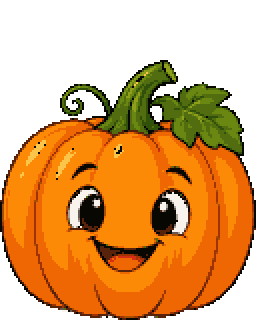
#> input picture tools/art/source/Obstacles/pumpkin.png, 256 x 320 px, found by its file name; the run also reads 1 picture not shown here
$ python garden.py
#> lines starting #> are read from the running program, lines starting #| are printed output that depends on the picture
### tools/art/kit.py
"""
Drawing kit for the code-drawn sprites: toy plastic shapes with a lit top-left and a shaded bottom-right,
brick studs, wood, gears, little mice with hats. Pictures are drawn at game size (64 px per tile) with
rough colours; restyle.py maps them to the night palette and adds the black outline afterwards, so
nothing here draws outlines on the silhouette (dark "ink" lines inside are fine: luminance < 0.2 turns
pure outline-black).

    from kit import *
    img, d = canvas(64, 64)
    baseplate(img, d); box(d, (10, 10, 54, 54), RED); save(img, "Buildings/x.png")
"""
import math
import os
from PIL import Image, ImageDraw

HERE = os.path.dirname(os.path.abspath(__file__))
SOURCE = os.path.join(HERE, "source")
# Sprites the user has finished by hand: no script may write over them (source or game sprite).
HAND_EDITED = set()

# Rough toy colours (restyle picks the nearest palette colour after muting them).
RED = (214, 64, 70)
BLUE = (70, 120, 210)
YELLOW = (246, 196, 72)
GREEN = (96, 170, 84)
ORANGE = (232, 130, 52)
PURPLE = (150, 96, 180)
TEAL = (70, 170, 150)
WHITE = (236, 238, 244)
GREY = (150, 154, 170)
DARK = (70, 72, 90)
WOOD = (176, 122, 70)
CHEESE = (246, 200, 80)
PINK = (236, 140, 150)
MOUSE = (176, 176, 190)
INK = (20, 16, 28)        # turns into outline black
GLASS = (70, 150, 255)
CELL = (96, 108, 140)     # battery casing (darker colours would turn into outline black)
BASE = (96, 150, 92)      # the green baseplate every factory stands on


def canvas(w, h):
    img = Image.new("RGBA", (w, h), (0, 0, 0, 0))
    return img, ImageDraw.Draw(img)


def save(img, rel):
    path = os.path.join(SOURCE, rel)
    os.makedirs(os.path.dirname(path), exist_ok=True)
    img.save(path)


def tint(c, k):
    """k > 0 lightens towards white, k < 0 darkens."""
    if k >= 0:
        return tuple(int(v + (255 - v) * k) for v in c[:3])
    return tuple(int(v * (1 + k)) for v in c[:3])


# [122 lines left out: functions box, disc, stud, studs, baseplate, wood and 3 more, not called in this run]


def part(w, h):
    """A canvas for a moving part (drawn centred on its anchor)."""
    return canvas(w, h)


# ---- mice (units): seen from above, nose to the east (the game turns them the way they go) ----

CELL = 48          # unit sheet cell (UI/UnitSheets.CellSize)
FEET = CELL - 6    # upright units: where the feet touch the ground (UnitSheets.FeetY)
FUR = MOUSE
BELLY = (214, 212, 222)
TAIL = (200, 100, 125)     # darker pink than the ears, so it reads against the floor

# walk steps: (left foot ahead, right foot ahead, arm swing, tail wiggle) in pixels along the nose
STRIDE = [(6, -12, -3, 2), (-4, -4, 0, 0), (-12, 6, 3, -2), (-4, -4, 0, 0)]
IDLE_FEET = (2, 2)       # standing: both feet under the body, toes just peeking out at the sides


# [75 lines left out: functions topdown_mouse, strip_sheet, not called in this run]


UPRIGHT_ROWS = {"toward": "south", "away": "north", "side": "east"}


# [41 lines left out: functions pixellab_upright, write_pixellab_upright, unit_sheet, not called in this run]

### tools/art/garden.py
"""
The garden map (MapTheme.Garden): the lawn, the gravel path through the middle, the flower beds along the
borders and the giant plants lying about. Pictures go to tools/art/source; restyle.py gives them the
night palette (tiles without outlines, plants with).

  Tiles/grass.png        1024x512: the lawn, repeats every 16x8 tiles (like the floorboards)
  Tiles/clover.png       192x24: six clovers and two clover flowers, laid in patches on the lawn by UI/Lawn
  Tiles/garden_path.png  256x256: cobbles in dark soil, repeats every 4x4 tiles (the hall)
  Tiles/dirt.png         576x192: three patches of bare soil, laid on the lawn by UI/FloorDecor
  Tiles/hedge.png        256x256: a trimmed hedge from above, repeats every 4x4 tiles (the walls)
  Obstacles/pumpkin.png, sunflower.png, cabbage.png, carrot.png, flowers.png: footprint + one tile on top
  Obstacles/plantbed.png 320x320: dug soil with stones, drawn under each plant (footprint + half a tile round)
  (seen slanted from above, like the toys: ObstacleView draws one tile of overhang)

    python tools/art/garden.py && python tools/art/restyle.py <the files it lists>
"""
import math
import os
import random
import sys

sys.path.insert(0, os.path.dirname(os.path.abspath(__file__)))
from kit import *  # noqa: E402,F403

T = 64
WRITTEN = []
GRASS = (92, 160, 74)
LEAF = (78, 150, 70)


def out(img, rel):
    if rel in HAND_EDITED:
        return
    save(img, rel)
    WRITTEN.append(rel)


def wrap_ellipse(d, w, h, box, fill):
    """An ellipse drawn again across the edges, so the picture repeats without a seam."""
    x0, y0, x1, y1 = box
    for dx in (-w, 0, w):
        for dy in (-h, 0, h):
            d.ellipse((x0 + dx, y0 + dy, x1 + dx, y1 + dy), fill=fill)


def grass():
    w, h = 16 * T, 8 * T
    rnd = random.Random(11)
    img = Image.new("RGBA", (w, h), (*GRASS, 255))
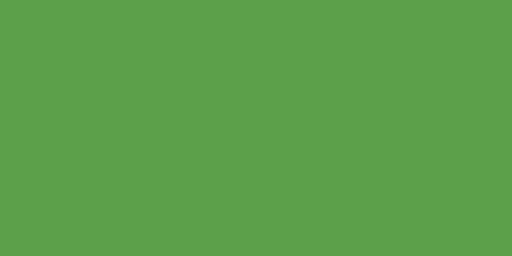
#> img: PIL image 1024x512 RGBA (shown at 1/2 size); mean R, G, B, A 92, 160, 74, 255
    d = ImageDraw.Draw(img)
    # faint mowing stripes, two tiles wide
    for x in range(0, w, 4 * T):
        d.rectangle((x, 0, x + 2 * T - 1, h - 1), fill=tint(GRASS, 0.05))
    # darker and lighter patches
    for _ in range(140):
        cx, cy, r = rnd.randrange(w), rnd.randrange(h), rnd.randrange(10, 40)
        wrap_ellipse(d, w, h, (cx - r, cy - r // 2, cx + r, cy + r // 2), tint(GRASS, rnd.choice((-0.12, -0.08, 0.08))))
#> this loop made 140 passes
#> (x0 in wrap_ellipse, y0 in wrap_ellipse, x1 in wrap_ellipse, y1 in wrap_ellipse) on passes 1 to 8: (902, 464, 950, 488), (353, 172, 423, 206), (961, 184, 987, 196), (609, 139, 633, 151), (61, 393, 109, 417), (286, -3, 358, 33), (118, 55, 140, 65), (461, 13, 529, 47)
    # blades: short strokes, lighter on top
    for _ in range(9000):
        x, y = rnd.randrange(w), rnd.randrange(h)
        lean = rnd.choice((-1, 0, 1))
        color = tint(GRASS, rnd.choice((-0.25, -0.15, 0.15, 0.25)))
        for dx in (0, -w):                       # strokes over the edge go on at the other side
            for dy in (0, h):
                d.line((x + dx, y + dy, x + dx + lean, y + dy - 3), fill=color)
#> this loop made 9000 passes
#> (x, y, lean, color) on passes 1 to 3: (985, 150, -1, (78, 136, 62)), (235, 208, -1, (78, 136, 62)), (579, 97, 1, (69, 120, 55))
    # clover and a few daisies
    for _ in range(60):
        x, y = rnd.randrange(w), rnd.randrange(h)
        for a in range(3):
            ang = a * 2.1
            px, py = int(x + 3 * math.cos(ang)) % w, int(y + 3 * math.sin(ang)) % h
            d.ellipse((px - 2, py - 2, px + 2, py + 2), fill=tint(GRASS, -0.2))
#> this loop made 60 passes
#> (x, y) on passes 1 to 8: (566, 260), (348, 371), (246, 170), (864, 210), (113, 26), (665, 207), (474, 239), (894, 244)
    for _ in range(45):
        x, y = rnd.randrange(4, w - 4), rnd.randrange(4, h - 4)
        for a in range(6):
            ang = a * math.pi / 3
            d.point((x + round(2 * math.cos(ang)), y + round(2 * math.sin(ang))), fill=WHITE)
        d.point((x, y), fill=YELLOW)
#> this loop made 45 passes
#> (x, y) on passes 1 to 8: (498, 116), (387, 49), (891, 220), (707, 305), (343, 257), (670, 212), (356, 17), (190, 168)
    out(img, "Tiles/grass.png")


# Clover colours from the restyle palette (clover.png keeps them: VIVID), so the leaves don't turn teal.
CLOVER = ((95, 154, 69), (156, 196, 102), (35, 64, 42))   # leaf, light vein and glint, dark rim and notches


def clover_leaf(d, cx, cy, r, rnd):
    """A clover seen from above, like the user's picture: three or four round leaflets with notches between them."""
    leaves = 4 if rnd.random() < 0.3 else 3
    turn = rnd.uniform(0, math.tau)
    leaf, light, dark = CLOVER
    for grow, fill in ((1.5, dark), (0, leaf)):
        for k in range(leaves):
            a = turn + k * math.tau / leaves
            lx, ly = cx + r * 0.5 * math.cos(a), cy + r * 0.5 * math.sin(a)
            lr = r * 0.5 + grow
            d.ellipse((lx - lr, ly - lr, lx + lr, ly + lr), fill=fill)
    for k in range(leaves):
        a = turn + (k + 0.5) * math.tau / leaves                    # the notch between two leaflets
        d.line((cx, cy, cx + r * math.cos(a), cy + r * math.sin(a)), fill=dark)
        a = turn + k * math.tau / leaves                            # the fold down the middle of each leaflet
        d.line((cx + 1.5 * math.cos(a), cy + 1.5 * math.sin(a), cx + r * 0.7 * math.cos(a), cy + r * 0.7 * math.sin(a)), fill=light)


def clover_flower(d, cx, cy):
    """A little white clover flower: five petals round a yellow eye (palette colours, like the leaves)."""
    for k in range(5):
        a = k * math.tau / 5
        px, py = cx + 2.5 * math.cos(a), cy + 2.5 * math.sin(a)
        d.ellipse((px - 2.5, py - 2.5, px + 2.5, py + 2.5), fill=(196, 198, 212))
        d.ellipse((px - 2, py - 2, px + 2, py + 2), fill=(255, 243, 196))
    d.ellipse((cx - 1.5, cy - 1.5, cx + 1.5, cy + 1.5), fill=(242, 182, 74))


def clover():
    """
    Clover lying on the lawn (UI/Lawn spreads it in patches over the tiles): six clovers of different sizes, three
    or four leaflets, then two white clover flowers, each in a 24x24 cell (Lawn.SpriteSize) of a strip.
    """
    cell = 24
    img, d = canvas(8 * cell, cell)
    rnd = random.Random(23)
    for k, r in enumerate((6, 7, 8, 9, 10, 10)):
        clover_leaf(d, k * cell + cell / 2, cell / 2, r, rnd)
#> this loop made 6 passes
#> turn in clover_leaf on passes 1 to 6: 5.96, 0.525, 2.66, 0.819, 2.79, 2.86
    clover_flower(d, 6 * cell + cell / 2, cell / 2)
#> the loop in clover_flower, `for k in range(5):` made 5 passes
#> (a, px, py) on passes 1 to 2: (0, 158.5, 12), (1.26, 156.8, 14.38)
    clover_leaf(d, 7 * cell + cell / 2 - 3, cell / 2 + 3, 6, rnd)        # a flower peeking out of a clover
    clover_flower(d, 7 * cell + cell / 2 + 3, cell / 2 - 3)
    out(img, "Tiles/clover.png")
#> in path, `img = img.resize((w * 2, h * 2), Image.NEAREST)`:
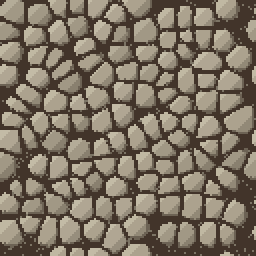
#> img: PIL image 256x256 RGBA; mean R, G, B, A 127.1, 116.1, 100.5, 255


def dirt():
    """
    Bare soil on the lawn (UI/FloorDecor puts a few patches in each room): three uneven patches side by side, each
    192x192 (drawn stretched over 2x2 to 3x3 tiles), with crumbs, a few pebbles and grass reaching in at the edge.
    Drawn at half size and blown up with hard pixels.
    """
    size = 3 * T // 2
    sheet = Image.new("RGBA", (3 * size * 2, size * 2))
#> sheet: PIL image 576x192 RGBA; every value is 0
    for v in range(3):
        rnd = random.Random(40 + v)
        img, d = canvas(size, size)
        soil, dry, wet = (122, 82, 54), (150, 108, 70), (87, 57, 44)
        c = size / 2
        pts = []
        for k in range(40):                                     # an uneven, lumpy edge
            a = k * math.tau / 40
            r = c * (0.8 + 0.08 * math.sin(a * 2 + v) + 0.04 * math.sin(a * 5 + 2 * v) + rnd.uniform(-0.03, 0.03))
            pts.append((c + r * math.cos(a), c + r * math.sin(a)))
        d.polygon(pts, fill=wet)
        d.polygon([(c + (x - c) * 0.9, c + (y - c) * 0.9 - 1) for x, y in pts], fill=soil)
        for _ in range(5):                                      # drier, lighter spots
            x, y, r = rnd.uniform(c * 0.5, c * 1.5), rnd.uniform(c * 0.5, c * 1.5), rnd.uniform(4, 9)
            d.ellipse((x - r, y - r * 0.7, x + r, y + r * 0.7), fill=dry)
        inside = [(x, y) for x in range(size) for y in range(size)
                  if img.getpixel((x, y))[3] and img.getpixel((x, y))[:3] != wet]
        for x, y in rnd.sample(inside, 90):                     # crumbs
            img.putpixel((x, y), (*rnd.choice((wet, dry, tint(soil, 0.2))), 255))
        for x, y in rnd.sample(inside, 6):                      # pebbles
            d.ellipse((x - 2, y - 1, x + 2, y + 2), fill=(110, 110, 128))
            d.point((x - 1, y), fill=(154, 154, 172))
        for x, y in pts[::3]:                                   # grass reaching in over the edge
            for _ in range(3):
                gx, gy = x + rnd.uniform(-3, 3), y + rnd.uniform(-3, 3)
                d.line((gx, gy, gx + rnd.choice((-1, 0, 1)), gy - 3), fill=(58, 107, 53))
        sheet.paste(img.resize((size * 2, size * 2), Image.NEAREST), (v * size * 2, 0))
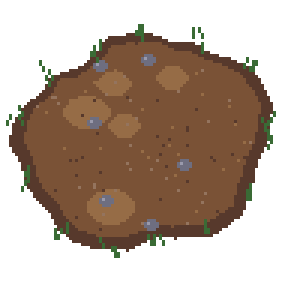
#> img: PIL image 96x96 RGBA (shown 3 times larger); mean R, G, B, A 60.6, 42.6, 28.9, 132.8; transparent parts drawn white
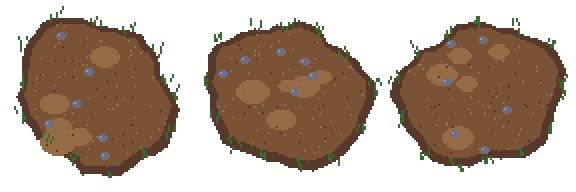
#> sheet: PIL image 576x192 RGBA; mean R, G, B, A 61.1, 42.9, 29.1, 133.4; transparent parts drawn white
    out(sheet, "Tiles/dirt.png")


def path():
    """
    The hall's path: cobbles like the user's picture, rounded pale stones of different sizes set close in dark
    soil, lit from the top left, with little pebbles in the gaps. Drawn at half size and blown up with hard pixels;
    the stones wrap round the edges, so the picture repeats every 4x4 tiles without a seam.
    """
    w = h = 4 * T // 2
    rnd = random.Random(5)
    # a little darker and softer than the picture, so deposits, belts and units still stand out on it
    soil, stone, light, shade, rim = (66, 52, 42), (172, 162, 142), (192, 184, 162), (146, 137, 119), (108, 98, 84)
    # stone centres on a jittered grid, each with its own size and tint
    cell = 11
    stones = []
    for gy in range(h // cell):
        for gx in range(w // cell):
            stones.append((gx * cell + rnd.uniform(1, cell - 1), gy * cell + rnd.uniform(1, cell - 1),
                           rnd.uniform(5.5, 8.5), rnd.choice((-0.06, 0, 0, 0.05))))

    def near(px, py):
        """The nearest two stones (wrapping round the picture): (distance, stone), then the second distance."""
        best = second = (1e9, None)
        for st in stones:
            dx = (px - st[0] + w / 2) % w - w / 2
            dy = (py - st[1] + h / 2) % h - h / 2
            d = math.hypot(dx, dy)
            if d < best[0]:
                best, second = (d, (st, dx, dy)), best
            elif d < second[0]:
                second = (d, None)
        return best, second[0]

    img = Image.new("RGBA", (w, h), (*soil, 255))
    px = img.load()
    for y in range(h):
        for x in range(w):
            (d, (st, dx, dy)), d2 = near(x + 0.5, y + 0.5)
            r = st[2]
            if d2 - d < 1.6 or d > r:                    # the gap between stones: soil, now and then a pebble
                if rnd.random() < 0.05:
                    px[x, y] = (*tint(shade, -0.15), 255)
                continue
            lit = (-dx - dy) / (r * 1.41)                # +1 at the top left edge, -1 at the bottom right
            edge = d2 - d < 2.6 or d > r - 1.2
            c = tint(stone, st[3])
            if edge and lit < -0.1:
                c = rim                                  # the shaded lower rim
            elif lit > 0.45:
                c = tint(light, st[3])
            elif lit < -0.35:
                c = tint(shade, st[3])
            px[x, y] = (*c, 255)
    img = img.resize((w * 2, h * 2), Image.NEAREST)
    out(img, "Tiles/garden_path.png")


# Hedge colours from the restyle palette (hedge.png keeps them: VIVID): darker than the lawn, so the walls stand out.
HEDGE = ((35, 64, 42), (58, 107, 53), (95, 154, 69), (156, 196, 102))   # deep shade, leaves, lit leaves, glints


def hedge():
    """
    A trimmed hedge seen from above (the garden's walls): a mat of round leafy clumps, each shaded from the top
    left, dark gaps between them, a few glinting leaves. Repeats every 4x4 tiles without a seam.
    """
    w = h = 4 * T
    rnd = random.Random(17)
    shade, leaf, lit, glint = HEDGE
    img = Image.new("RGBA", (w, h), (*shade, 255))
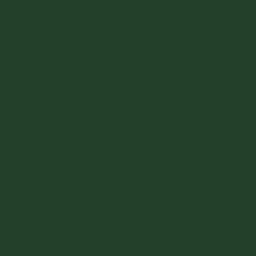
#> img: PIL image 256x256 RGBA; mean R, G, B, A 35, 64, 42, 255
    d = ImageDraw.Draw(img)
    clumps = [(rnd.uniform(0, w), rnd.uniform(0, h), rnd.uniform(6, 10)) for _ in range(520)]
    for x, y, r in sorted(clumps, key=lambda c: c[1]):
        wrap_ellipse(d, w, h, (x - r + 1, y - r + 2, x + r + 1, y + r + 2), shade)                 # its shadow
        wrap_ellipse(d, w, h, (x - r, y - r, x + r, y + r), leaf)
        wrap_ellipse(d, w, h, (x - r * 0.75, y - r * 0.8, x + r * 0.25, y + r * 0.1), lit)        # lit top left
    for _ in range(700):                                                                          # single leaves
        x, y = rnd.randrange(w), rnd.randrange(h)
        c = rnd.choice((lit, lit, glint, shade))
        wrap_ellipse(d, w, h, (x - 1, y - 1, x + 1, y + 1), c)
    out(img, "Tiles/hedge.png")
#> in save (call 5), `img.save(path)`:
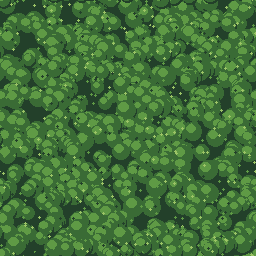
#> saved as hedge.png: PIL image 256x256 RGBA; mean R, G, B, A 65.4, 113.5, 56.1, 255


REFERENCE = os.path.join(os.path.dirname(os.path.abspath(__file__)), "reference")


def from_reference(name, w, h, pixel=2, colours=16):
    """
    A picture made from a reference drawing (tools/art/reference/<name>.png, e.g. one the user supplied), made
    to fit the game's look: the light background and its grey drop shadow are cut away (filled from the edges,
    stopped by the dark outline; the game works out shadows itself); it is scaled to fit w x h standing on the
    bottom, at 1/<pixel> size and blown up again with hard edges (pixels as chunky as the other sprites), with
    a few flat colours and solid edges. restyle.py then puts it in the night palette with black outlines.
    """
#> called with name = 'pumpkin', w = 256, h = 320, pixel = 2, colours = 16
    from collections import deque
    src = Image.open(os.path.join(REFERENCE, f"{name}.png")).convert("RGBA")
#> src is the input picture: PIL image 256x320 RGBA; mean R, G, B, A 118.6, 65.5, 6.7, 154.7
    sw, sh = src.size
    px = src.load()

    def background(c):
        r, g, b, _ = c
        return min(r, g, b) > 196 and max(r, g, b) - min(r, g, b) < 34

    seen = bytearray(sw * sh)
    queue = deque((x, y) for x in range(sw) for y in (0, sh - 1))
    queue.extend((x, y) for y in range(sh) for x in (0, sw - 1))
    while queue:
        x, y = queue.popleft()
        if x < 0 or y < 0 or x >= sw or y >= sh or seen[y * sw + x] or not background(px[x, y]):
            continue
        seen[y * sw + x] = 1
        px[x, y] = (0, 0, 0, 0)
        queue.extend(((x + 1, y), (x - 1, y), (x, y + 1), (x, y - 1)))
    # Holes of background shut in by the stem and leaves (top part only: the eyes further down are white too).
    for y in range(int(sh * 0.35)):
        for x in range(sw):
            if px[x, y][3] and background(px[x, y]):
                px[x, y] = (0, 0, 0, 0)
    cut = src.crop(src.getbbox())
    sw, sh = w // pixel, h // pixel
    scale = min(sw / cut.width, sh / cut.height)
    cut = cut.resize((max(1, round(cut.width * scale)), max(1, round(cut.height * scale))), Image.LANCZOS)
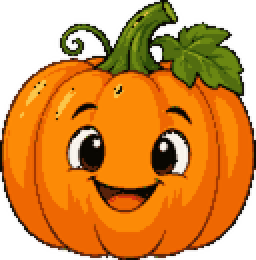
#> cut: PIL image 128x130 RGBA (shown 2 times larger); mean R, G, B, A 146.9, 81.2, 8.5, 190.4; transparent parts drawn white
    small, _ = canvas(sw, sh)
    small.alpha_composite(cut, ((sw - cut.width) // 2, sh - cut.height))
#> (the rest of the program and of its run is left out)
